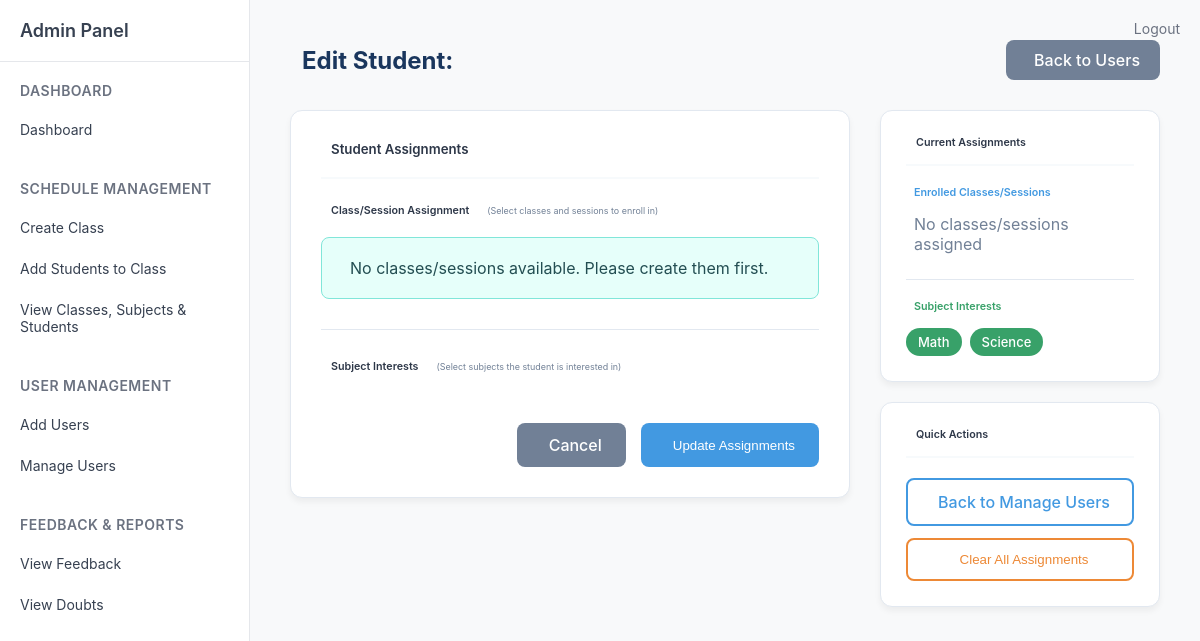
/admin/edit_student/2 (signed in), run on an earlier commit of the app's database.
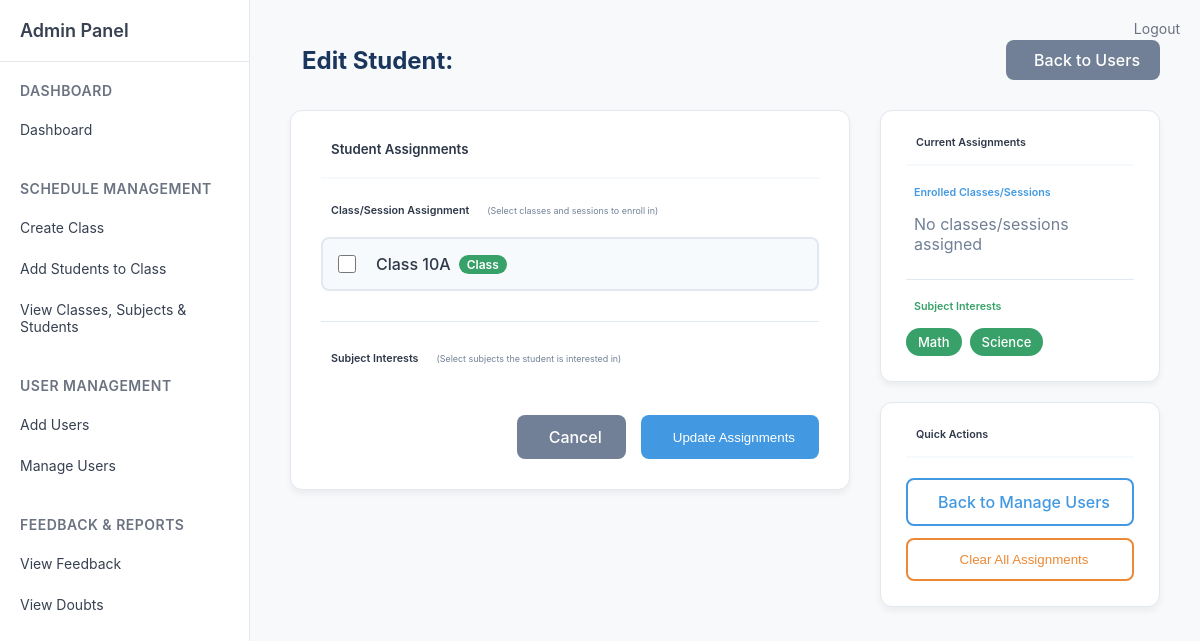
And on a later commit of the database.
### tables this page shows
CREATE TABLE student_subjects (
            id INTEGER PRIMARY KEY AUTOINCREMENT,
            student_id INTEGER NOT NULL,
            subject_name TEXT NOT NULL,
            assigned_by INTEGER,
            assigned_on DATETIME DEFAULT CURRENT_TIMESTAMP,
            FOREIGN KEY (student_id) REFERENCES users(id),
            FOREIGN KEY (assigned_by) REFERENCES users(id),
            UNIQUE(student_id, subject_name)
        );

CREATE TABLE classes (
            id INTEGER PRIMARY KEY AUTOINCREMENT,
            name TEXT NOT NULL,
            type TEXT DEFAULT 'regular',
            description TEXT,
            grade_level TEXT,
            section TEXT,
            schedule_days TEXT,
            schedule_time_start TEXT,
            schedule_time_end TEXT,
            schedule_pdf_path TEXT,
            room_number TEXT,
            max_students INTEGER DEFAULT 30,
            status TEXT DEFAULT 'active',
            created_by INTEGER,
            created_on DATETIME DEFAULT CURRENT_TIMESTAMP,
            updated_by INTEGER,
            updated_on DATETIME,
            FOREIGN KEY (created_by) REFERENCES users(id),
            FOREIGN KEY (updated_by) REFERENCES users(id)
        );

### routes/admin.py (the view)
@admin_bp.route('/edit_student/<int:student_id>')
def edit_student(student_id):
    if 'role' not in session or session['role'] != 'admin':
        return redirect(url_for('auth.login'))
    conn = get_db()
    cur = conn.cursor()
    cur.execute('SELECT username FROM users WHERE id = ?', (student_id,))
    student = cur.fetchone()
    if not student:
        flash('Student not found!', 'error')
        return redirect(url_for('admin.manage_users'))
    cur.execute('SELECT id, name, type FROM classes WHERE status = "active" ORDER BY name')
    all_classes = cur.fetchall()
    cur.execute('''
        SELECT c.id, c.name, c.type
        FROM classes c
        JOIN student_class_map scm ON c.id = scm.class_id
        WHERE scm.student_id = ?
        ORDER BY c.name
    ''', (student_id,))
    assigned_classes = cur.fetchall()
    cur.execute('SELECT DISTINCT name FROM subjects ORDER BY name')
    all_subjects_data = cur.fetchall()
    all_subjects = [row[0] for row in all_subjects_data]
    cur.execute('SELECT subject_name FROM student_subjects WHERE student_id = ? ORDER BY subject_name', (student_id,))
    assigned_subjects_data = cur.fetchall()
    assigned_subjects = [row[0] for row in assigned_subjects_data]
    conn.close()
    return render_template('admin/edit_student.html',
                         student_id=student_id,
                         student_username=student[0],
                         all_classes=all_classes,
                         assigned_classes=assigned_classes,
                         all_subjects=all_subjects,
                         assigned_subjects=assigned_subjects)

### routes/admin.py (called while the page is built)
def get_db():
    return sqlite3.connect('users.db')

### templates/admin/edit_student.html (shortened to what the changed rows need)
{% extends 'admin/sidebar.html' %}
{% block content %}
<div style="display: flex; justify-content: space-between; align-items: center; margin-bottom: 30px;">
    <h2 style="color: #1a365d; font-weight: 700; margin: 0; display: flex; align-items: center; gap: 12px;">
        Edit Student: {{ student_name }}
    </h2>
</div>
<div style="display: grid; grid-template-columns: 2fr 1fr; gap: 30px; margin-top: 20px;">
    <div>
        <div style="background: white; border-radius: 12px; padding: 30px; box-shadow: 0 4px 6px rgba(0, 0, 0, 0.05); border: 1px solid #e2e8f0;">
            <div>
                <form method="POST">
                    <div style="margin-bottom: 30px;">
                        <h6 style="margin-bottom: 20px; color: #2d3748; font-weight: 600; display: flex; align-items: center; gap: 10px;">
                            Class/Session Assignment
                            <small style="color: #718096; font-weight: 400; margin-left: 8px;">(Select classes and sessions to enroll in)</small>
                        </h6>
                        {% if all_classes %}
                            <div style="display: grid; grid-template-columns: repeat(auto-fit, minmax(300px, 1fr)); gap: 15px;">
                                {% for class in all_classes %}
                                <div>
                                    <label style="display: flex; align-items: center; gap: 12px; padding: 15px; border: 2px solid #e2e8f0; border-radius: 8px; cursor: pointer; transition: all 0.2s ease; background: #f7fafc;"
                                           onmouseover="if (!this.querySelector('input').checked) this.style.borderColor='#4299e1'; if (!this.querySelector('input').checked) this.style.background='#ebf8ff'"
                                           onmouseout="if (!this.querySelector('input').checked) this.style.borderColor='#e2e8f0'; if (!this.querySelector('input').checked) this.style.background='#f7fafc'">
                                        <input type="checkbox" name="classes" value="{{ class[0] }}"
                                               id="class_{{ class[0] }}"
                                               style="width: 18px; height: 18px; accent-color: #4299e1;"
                                               onchange="if (this.checked) { this.parentElement.style.borderColor='#4299e1'; this.parentElement.style.background='#ebf8ff'; } else { this.parentElement.style.borderColor='#e2e8f0'; this.parentElement.style.background='#f7fafc'; }">
                                        <span style="color: #2d3748; font-weight: 500; display: flex; align-items: center; gap: 8px;">
                                            {% if class[2] == 'session' %}
                                                <i class="bi bi-calendar-event" style="color: #4299e1;"></i> {{ class[1] }}
                                                <span style="background: #4299e1; color: white; padding: 2px 8px; border-radius: 12px; font-size: 12px; font-weight: 600;">Session</span>
                                            {% else %}
                                                 {{ class[1] }}
                                                <span style="background: #38a169; color: white; padding: 2px 8px; border-radius: 12px; font-size: 12px; font-weight: 600;">Class</span>
                                            {% endif %}
                                        </span>
                                    </label>
                                </div>
                                {% endfor %}
                            </div>
                        {% else %}
                            <div style="padding: 20px; background: #e6fffa; border: 1px solid #81e6d9; border-radius: 8px; color: #234e52;">
                                No classes/sessions available. Please create them first.
                            </div>
                        {% endif %}
                    </div>
                </form>
            </div>
        </div>
    </div>
    <div>
        <div style="background: white; border-radius: 12px; padding: 25px; box-shadow: 0 4px 6px rgba(0, 0, 0, 0.05); border: 1px solid #e2e8f0; margin-bottom: 20px;">
            <div>
                <div style="margin-bottom: 0;">
                    {% if assigned_subjects %}
                        <div style="display: flex; flex-wrap: wrap; gap: 8px;">
                            {% for subject in assigned_subjects %}
                            <span style="background: #38a169; color: white; padding: 6px 12px; border-radius: 16px; font-size: 13px; font-weight: 500;">{{ subject }}</span>
                            {% endfor %}
                        </div>
                    {% else %}
                        <p style="color: #718096; margin: 0; display: flex; align-items: center; gap: 8px;">
                            <i class="bi bi-dash"></i> No subjects selected
                        </p>
                    {% endif %}
                </div>
            </div>
        </div>
    </div>
</div>
{% endblock %}

What changed in the data, as far as the page shows it:
added classes: name "Class 10A"
Also different on the page:
text no longer shown: "No classes/sessions available. Please create them first."
